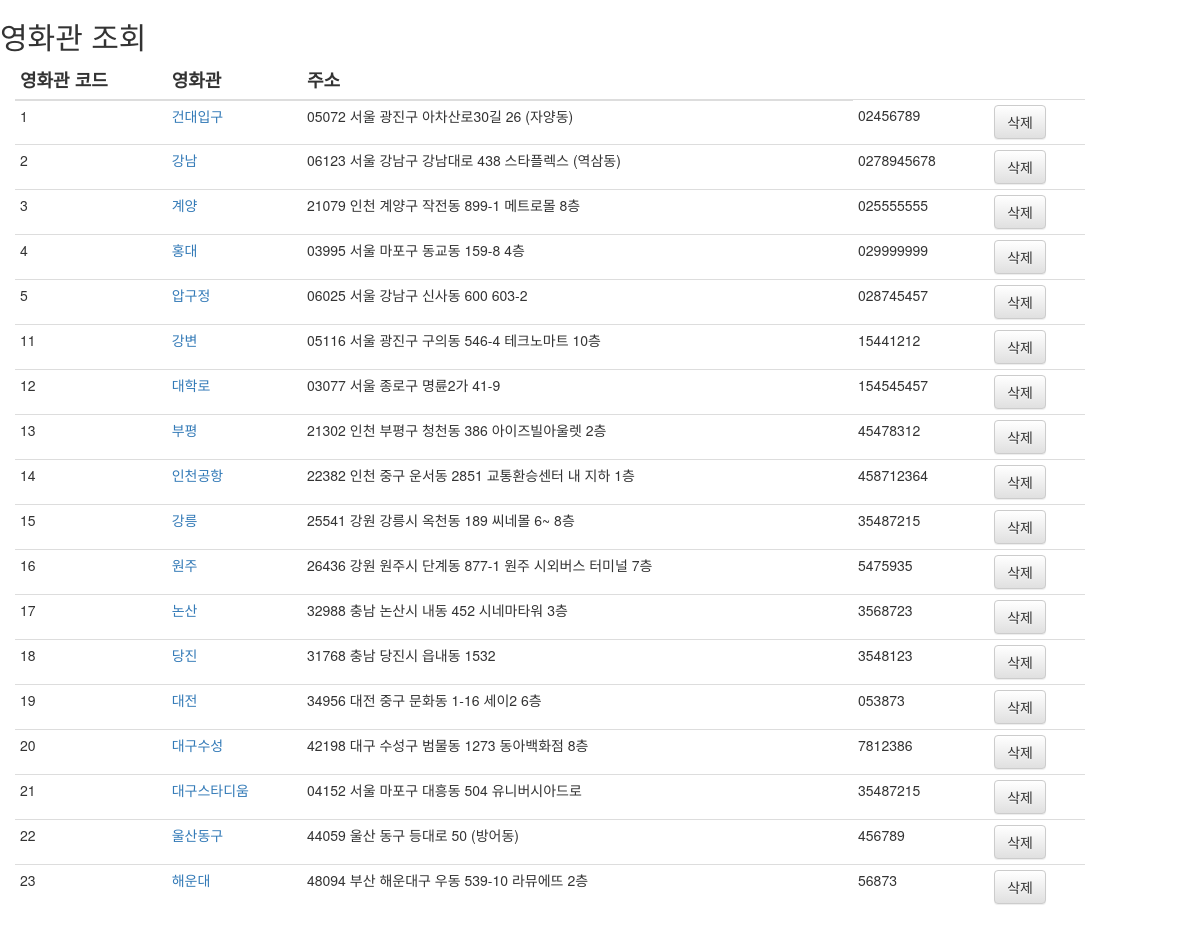
Page /admin/theater_info/theater-chk.php on the committed database.
### tables this page shows
CREATE TABLE `theater_info` (
  `theater_idx` int NOT NULL AUTO_INCREMENT,
  `theater_name` varchar(20) NOT NULL,
  `theater_zipcode` varchar(10) NOT NULL,
  `theater_addr1` varchar(100) NOT NULL,
  `theater_addr2` varchar(100) DEFAULT NULL,
  `theater_addr3` varchar(100) DEFAULT NULL,
  `theater_tel` varchar(20) NOT NULL,
  `theater_room` int DEFAULT '0',
  `theater_cityCode` varchar(30) NOT NULL,
  PRIMARY KEY (`theater_idx`)
);

### admin/theater_info/theater-chk.php (the view, shortened to what this page needs)
<?php
include "./include/dbconn.php";
?>
<!DOCTYPE html>
<html lang="en">
<head>
    <link rel="stylesheet" href="https://maxcdn.bootstrapcdn.com/bootstrap/3.3.2/css/bootstrap.min.css">
    <link rel="stylesheet" href="https://maxcdn.bootstrapcdn.com/bootstrap/3.3.2/css/bootstrap-theme.min.css">
</head>
<body class="body">
    <h2>영화관 조회</h2>
    <form action="./theater-manage.php" method="post">
    <section>
        <div class="col-md-11">
            <table class="table table-condensed">
                <thead>
                <tr class="h4">
                    <th>영화관 코드</th>
                    <th>영화관</th>
                    <th>주소</th>
                </tr>
                </thead>
                <tbody>
                <?php
                      $sql = 'select * from theater_info';
                      $result = mysqli_query($conn, $sql);
                      while($row = mysqli_fetch_array($result)){
                        $theaterIdx = $row['theater_idx'];
                        $theaterName = $row['theater_name'];
                        $theaterZipcode = $row['theater_zipcode'];
                        $theaterAddr1 = $row['theater_addr1'];
                        $theaterAddr2 = $row['theater_addr2'];
                        $theaterAddr3 = $row['theater_addr3'];
                        $theaterTel = $row['theater_tel'];
                    ?>
                    <tr class="" style="">
                        <td class="theater_info1"><?=$theaterIdx?></td>
                        <td class="theater_info">
                            <a href="./room-chk.php?theater_idx=<?=$theaterIdx?>" target="content"><?=$theaterName?></a>
                        </td>
                        <td class="theater_info3">
                            <span><?=$theaterZipcode?></span> <?=$theaterAddr1?> <?=$theaterAddr2?> <?=$theaterAddr3?></td>
                        <td class="theater_info4"><?=$theaterTel?></td>
                        <td>
                            <a href="./theater-del.php?theater_idx=<?=$theaterIdx?>" ><span class="btn btn-default">삭제</span></a>
                        </td>
                    </tr>
                <?php
                };
                ?>
                </tbody>
            </table>
        </div>
    </section>
    </form>
</body>
</html>

### rows in the picture
theater_info: theater_idx "1", theater_name "건대입구", theater_zipcode "05072", theater_addr1 "서울 광진구 아차산로30길 26", theater_addr3 "(자양동)", theater_tel "02456789"
theater_info: theater_idx "2", theater_name "강남", theater_zipcode "06123", theater_addr1 "서울 강남구 강남대로 438", theater_addr2 "스타플렉스", theater_addr3 "(역삼동)", theater_tel "0278945678"
theater_info: theater_idx "3", theater_name "계양", theater_zipcode "21079", theater_addr1 "인천 계양구 작전동 899-1", theater_addr2 "메트로몰", theater_addr3 "8층", theater_tel "025555555"
theater_info: theater_idx "4", theater_name "홍대", theater_zipcode "03995", theater_addr1 "서울 마포구 동교동 159-8", theater_addr3 "4층", theater_tel "029999999"
theater_info: theater_idx "5", theater_name "압구정", theater_zipcode "06025", theater_addr1 "서울 강남구 신사동 600", theater_addr2 "603-2", theater_tel "028745457"
theater_info: theater_idx "11", theater_name "강변", theater_zipcode "05116", theater_addr1 "서울 광진구 구의동 546-4", theater_addr2 "테크노마트", theater_addr3 "10층", theater_tel "15441212"
theater_info: theater_idx "12", theater_name "대학로", theater_zipcode "03077", theater_addr1 "서울 종로구 명륜2가 41-9", theater_tel "154545457"
theater_info: theater_idx "13", theater_name "부평", theater_zipcode "21302", theater_addr1 "인천 부평구 청천동 386", theater_addr2 "아이즈빌아울렛", theater_addr3 "2층", theater_tel "45478312"
theater_info: theater_idx "14", theater_name "인천공항", theater_zipcode "22382", theater_addr1 "인천 중구 운서동 2851", theater_addr2 "교통환승센터 내", theater_addr3 "지하 1층", theater_tel "458712364"
theater_info: theater_idx "15", theater_name "강릉", theater_zipcode "25541", theater_addr1 "강원 강릉시 옥천동 189", theater_addr2 "씨네몰", theater_addr3 "6~ 8층", theater_tel "35487215"
theater_info: theater_idx "16", theater_name "원주", theater_zipcode "26436", theater_addr1 "강원 원주시 단계동 877-1", theater_addr2 "원주 시외버스 터미널", theater_addr3 "7층", theater_tel "5475935"
theater_info: theater_idx "17", theater_name "논산", theater_zipcode "32988", theater_addr1 "충남 논산시 내동 452", theater_addr2 "시네마타워", theater_addr3 "3층", theater_tel "3568723"
theater_info: theater_idx "18", theater_name "당진", theater_zipcode "31768", theater_addr1 "충남 당진시 읍내동 1532", theater_tel "3548123"
theater_info: theater_idx "19", theater_name "대전", theater_zipcode "34956", theater_addr1 "대전 중구 문화동 1-16", theater_addr2 "세이2", theater_addr3 "6층", theater_tel "053873"
theater_info: theater_idx "20", theater_name "대구수성", theater_zipcode "42198", theater_addr1 "대구 수성구 범물동 1273", theater_addr2 "동아백화점", theater_addr3 "8층", theater_tel "7812386"
theater_info: theater_idx "21", theater_name "대구스타디움", theater_zipcode "04152", theater_addr1 "서울 마포구 대흥동 504", theater_addr2 "유니버시아드로", theater_tel "35487215"
theater_info: theater_idx "22", theater_name "울산동구", theater_zipcode "44059", theater_addr1 "울산 동구 등대로 50", theater_addr3 "(방어동)", theater_tel "456789"
theater_info: theater_idx "23", theater_name "해운대", theater_zipcode "48094", theater_addr1 "부산 해운대구 우동 539-10", theater_addr2 "라뮤에뜨", theater_addr3 "2층", theater_tel "56873"
